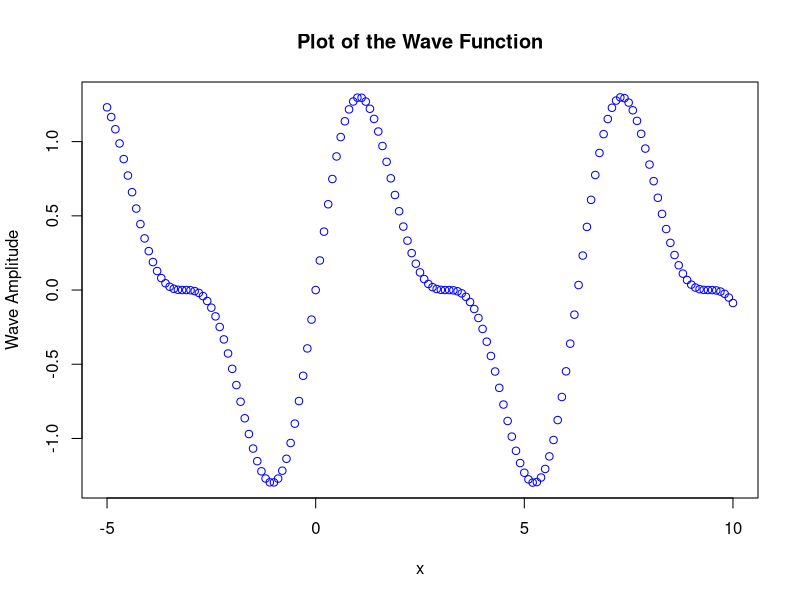

Write the R code that produced this figure.
# Exercise 5: creating and operating on vectors

# Create a vector `names` that contains your name and the names of 2 people 
# next to you. Print the vector.

names <- c("chirag", "rahul", "someone_else")
print(names)


# Use the colon operator : to create a vector `n` of numbers from 10:49


# Create a sequence of numbers from 10 to 49
n <- 10:49

# Convert the sequence to a string with commas separating the elements
n_str <- paste(n, collapse = ",")

# Print the result
print(n_str)

# Use the `length()` function to get the number of elements in `n`
len<-length(n)
print(len)

# Add 1 to each element in `n` and print the result

add_1 <- n + 1
print(add_1)

# Create a vector `m` that contains the numbers 10 to 1 (in that order). 
# Hint: use the `seq()` function

m<-seq(10,1)
print(m)


# Subtract `m` FROM `n`. Note the recycling!

subtract_m_n<-n-m
print(subtract_m_n)

# Use the `seq()` function to produce a range of numbers from -5 to 10 in `0.1`
# increments. Store it in a variable `x_range`

x_range=seq(-5,10,by=0.1)
print(x_range)
# Create a vector `sin_wave` by calling the `sin()` function on each element 
# in `x_range`.

sin_wave <- sin(x_range)


# Create a vector `cos_wave` by calling the `cos()` function on each element 
# in `x_range`.

cos_wave <- cos(x_range)

# Create a vector `wave` by multiplying `sin_wave` and `cos_wave` together, then
# adding `sin_wave` to the product

wave<-sin_wave*cos_wave+sin_wave
print(wave)

# Use the `plot()` function to plot your `wave`!

plot(x_range, wave, col = "blue", xlab = "x", ylab = "Wave Amplitude", main = "Plot of the Wave Function")